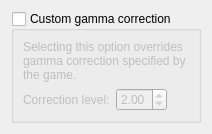
     <widget class="QWidget" name="postFilterTab">
      <property name="sizePolicy">
       <sizepolicy hsizetype="Preferred" vsizetype="Preferred">
        <horstretch>0</horstretch>
        <verstretch>0</verstretch>
       </sizepolicy>
      </property>
      <attribute name="title">
       <string>Filters</string>
      </attribute>
      <layout class="QVBoxLayout" name="postFilterVerticalLayout">
       <item>
        <layout class="QHBoxLayout" name="horizontalLayout_13">
         <property name="spacing">
          <number>16</number>
         </property>
         <item>
          <layout class="QVBoxLayout" name="verticalLayout_50">
           <item>
            <spacer name="verticalSpacer_4">
             <property name="orientation">
              <enum>Qt::Vertical</enum>
             </property>
             <property name="sizeHint" stdset="0">
              <size>
               <width>0</width>
               <height>0</height>
              </size>
             </property>
            </spacer>
           </item>
          </layout>
         </item>
         <item>
          <layout class="QVBoxLayout" name="verticalLayout_51">
           <item>
            <widget class="QGroupBox" name="gammaCorrectionGroupBox">
             <property name="toolTip">
              <string>&lt;html&gt;&lt;head/&gt;&lt;body&gt;&lt;p&gt;Some N64 games use gamma correction to brighten the image. When the frame buffer is enabled, gamma correction is applied automatically for all games that use it on the N64. You can use your own gamma correction instead with this option. The default level, used on the N64, is 2.&lt;/p&gt;&lt;p&gt;[Recommended: &lt;span style=&quot; font-style:italic;&quot;&gt;Unchecked; 2.00&lt;/span&gt;]&lt;/p&gt;&lt;/body&gt;&lt;/html&gt;</string>
             </property>
             <property name="title">
              <string>Custom gamma correction</string>
             </property>
             <property name="checkable">
              <bool>true</bool>
             </property>
             <property name="checked">
              <bool>false</bool>
             </property>
             <layout class="QVBoxLayout" name="verticalLayout_16">
              <item>
               <widget class="QLabel" name="gammaLevelDescLabel">
                <property name="text">
                 <string>&lt;html&gt;&lt;head/&gt;&lt;body&gt;&lt;p&gt;Selecting this option overrides gamma correction specified by the game.&lt;/p&gt;&lt;/body&gt;&lt;/html&gt;</string>
                </property>
                <property name="wordWrap">
                 <bool>true</bool>
                </property>
               </widget>
              </item>
              <item>
               <layout class="QHBoxLayout" name="horizontalLayout_14">
                <item>
                 <widget class="QLabel" name="gammaLevelLabel">
                  <property name="sizePolicy">
                   <sizepolicy hsizetype="Fixed" vsizetype="Preferred">
                    <horstretch>0</horstretch>
                    <verstretch>0</verstretch>
                   </sizepolicy>
                  </property>
                  <property name="toolTip">
                   <string/>
                  </property>
                  <property name="text">
                   <string>Correction level:</string>
                  </property>
                  <property name="buddy">
                   <cstring>gammaLevelSpinBox</cstring>
                  </property>
                 </widget>
                </item>
                <item>
                 <widget class="QDoubleSpinBox" name="gammaLevelSpinBox">
                  <property name="sizePolicy">
                   <sizepolicy hsizetype="Fixed" vsizetype="Fixed">
                    <horstretch>0</horstretch>
                    <verstretch>0</verstretch>
                   </sizepolicy>
                  </property>
                  <property name="toolTip">
                   <string>&lt;html&gt;&lt;head/&gt;&lt;body&gt;&lt;p&gt;&lt;span style=&quot; font-weight:600;&quot;&gt;Gamma correction.&lt;/span&gt;&lt;/p&gt;&lt;p&gt;Some N64 games use gamma correction. Gamma correction makes image brighter. N64 applies gamma correction in its Video Interface. &lt;/p&gt;&lt;p&gt;GLideN64 emulates gamma correction as post-processing effect. That is, it works only when frame buffer emulation enabled. Gamma correction enabled automatically for games, which use it on real N64. You may force gamma correction for all games. Default level of gamma correction is 2, as on N64.&lt;/p&gt;&lt;p&gt;[Recommended: &lt;span style=&quot; font-style:italic;&quot;&gt;use defaults&lt;/span&gt;]&lt;/p&gt;&lt;/body&gt;&lt;/html&gt;</string>
                  </property>
                  <property name="minimum">
                   <double>1.000000000000000</double>
                  </property>
                  <property name="maximum">
                   <double>4.000000000000000</double>
                  </property>
                  <property name="singleStep">
                   <double>0.100000000000000</double>
                  </property>
                  <property name="value">
                   <double>2.000000000000000</double>
                  </property>
                 </widget>
                </item>
                <item>
                 <spacer name="horizontalSpacer_16">
                  <property name="orientation">
                   <enum>Qt::Horizontal</enum>
                  </property>
                  <property name="sizeHint" stdset="0">
                   <size>
                    <width>0</width>
                    <height>0</height>
                   </size>
                  </property>
                 </spacer>
                </item>
               </layout>
              </item>
             </layout>
            </widget>
           </item>
           <item>
            <spacer name="verticalSpacer_5">
             <property name="orientation">
              <enum>Qt::Vertical</enum>
             </property>
             <property name="sizeType">
              <enum>QSizePolicy::Expanding</enum>
             </property>
             <property name="sizeHint" stdset="0">
              <size>
               <width>0</width>
               <height>0</height>
              </size>
             </property>
            </spacer>
           </item>
          </layout>
         </item>
        </layout>
       </item>
      </layout>
     </widget>
